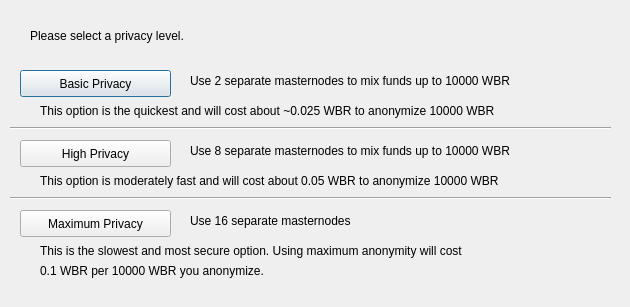
<?xml version="1.0" encoding="UTF-8"?>
<ui version="4.0">
 <class>DarksendConfig</class>
 <widget class="QDialog" name="DarksendConfig">
  <property name="geometry">
   <rect>
    <x>0</x>
    <y>0</y>
    <width>630</width>
    <height>307</height>
   </rect>
  </property>
  <property name="windowTitle">
   <string>Configure Darksend</string>
  </property>
  <widget class="QPushButton" name="buttonBasic">
   <property name="geometry">
    <rect>
     <x>20</x>
     <y>70</y>
     <width>151</width>
     <height>27</height>
    </rect>
   </property>
   <property name="text">
    <string>Basic Privacy</string>
   </property>
  </widget>
  <widget class="QPushButton" name="buttonHigh">
   <property name="geometry">
    <rect>
     <x>20</x>
     <y>140</y>
     <width>151</width>
     <height>27</height>
    </rect>
   </property>
   <property name="text">
    <string>High Privacy</string>
   </property>
  </widget>
  <widget class="QPushButton" name="buttonMax">
   <property name="geometry">
    <rect>
     <x>20</x>
     <y>210</y>
     <width>151</width>
     <height>27</height>
    </rect>
   </property>
   <property name="text">
    <string>Maximum Privacy</string>
   </property>
  </widget>
  <widget class="QLabel" name="label">
   <property name="geometry">
    <rect>
     <x>30</x>
     <y>20</y>
     <width>571</width>
     <height>31</height>
    </rect>
   </property>
   <property name="text">
    <string>Please select a privacy level.</string>
   </property>
  </widget>
  <widget class="QLabel" name="label_2">
   <property name="geometry">
    <rect>
     <x>190</x>
     <y>70</y>
     <width>421</width>
     <height>21</height>
    </rect>
   </property>
   <property name="text">
    <string>Use 2 separate masternodes to mix funds up to 10000 WBR</string>
   </property>
  </widget>
  <widget class="QLabel" name="label_3">
   <property name="geometry">
    <rect>
     <x>190</x>
     <y>140</y>
     <width>411</width>
     <height>21</height>
    </rect>
   </property>
   <property name="text">
    <string>Use 8 separate masternodes to mix funds up to 10000 WBR</string>
   </property>
  </widget>
  <widget class="QLabel" name="label_4">
   <property name="geometry">
    <rect>
     <x>190</x>
     <y>210</y>
     <width>421</width>
     <height>21</height>
    </rect>
   </property>
   <property name="text">
    <string>Use 16 separate masternodes</string>
   </property>
  </widget>
  <widget class="QLabel" name="label_6">
   <property name="geometry">
    <rect>
     <x>40</x>
     <y>100</y>
     <width>561</width>
     <height>21</height>
    </rect>
   </property>
   <property name="text">
    <string>This option is the quickest and will cost about ~0.025 WBR to anonymize 10000 WBR</string>
   </property>
  </widget>
  <widget class="QLabel" name="label_7">
   <property name="geometry">
    <rect>
     <x>40</x>
     <y>170</y>
     <width>561</width>
     <height>21</height>
    </rect>
   </property>
   <property name="text">
    <string>This option is moderately fast and will cost about 0.05 WBR to anonymize 10000 WBR</string>
   </property>
  </widget>
  <widget class="QLabel" name="label_8">
   <property name="geometry">
    <rect>
     <x>40</x>
     <y>240</y>
     <width>561</width>
     <height>21</height>
    </rect>
   </property>
   <property name="text">
    <string>This is the slowest and most secure option. Using maximum anonymity will cost</string>
   </property>
  </widget>
  <widget class="QLabel" name="label_9">
   <property name="geometry">
    <rect>
     <x>40</x>
     <y>260</y>
     <width>561</width>
     <height>21</height>
    </rect>
   </property>
   <property name="text">
    <string>0.1 WBR per 10000 WBR you anonymize.</string>
   </property>
  </widget>
  <widget class="Line" name="line">
   <property name="geometry">
    <rect>
     <x>10</x>
     <y>120</y>
     <width>601</width>
     <height>16</height>
    </rect>
   </property>
   <property name="orientation">
    <enum>Qt::Horizontal</enum>
   </property>
  </widget>
  <widget class="Line" name="line_2">
   <property name="geometry">
    <rect>
     <x>10</x>
     <y>190</y>
     <width>601</width>
     <height>16</height>
    </rect>
   </property>
   <property name="orientation">
    <enum>Qt::Horizontal</enum>
   </property>
  </widget>
 </widget>
 <resources/>
 <connections/>
</ui>
